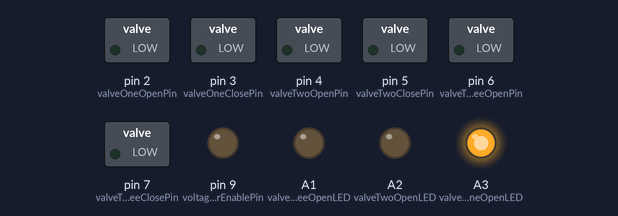
Simulated run of this sketch. Board: Arduino Uno, built with avr-gcc and run on an emulated ATmega328P. On the bench: switched loads named in the sketch (green lamp = pin HIGH), output pins drawn as LEDs (lit = HIGH).

Above: at 0.3 s.
At 10.8 s:
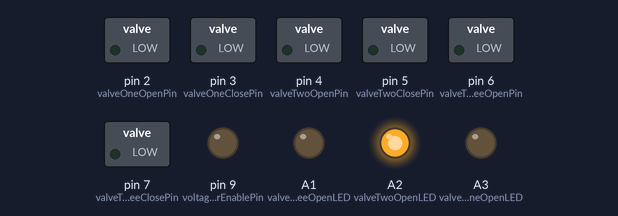
At 21.3 s:
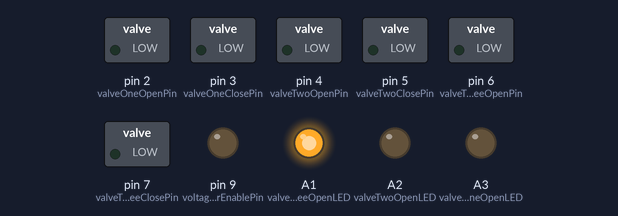
At 37.0 s:
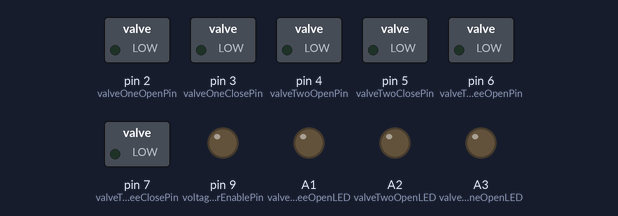
Timing chart, 0 to 38.5 s (numbered marks = the images above):
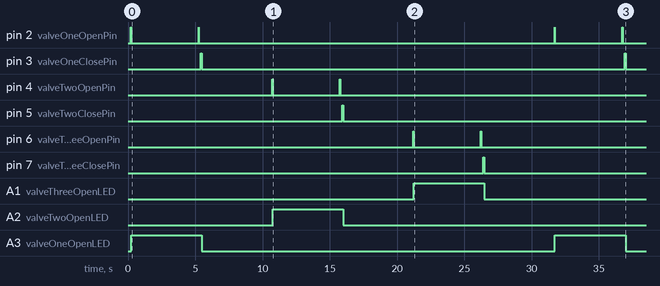

The sketch:

h20Shield_pde.pde
```cpp
// h20 Shield Board Testing Sketch
// Written By: Jay Collett
// Date: 5/2/2011
// This sketch will simply cycle through the three valve controllers turning them on, waiting 5 seconds and turning them off one at a time.

// declare our const values
const byte valveOneOpenPin = 2;
const byte valveOneClosePin = 3;
const byte valveTwoOpenPin = 4;
const byte valveTwoClosePin = 5;
const byte valveThreeOpenPin = 6;
const byte valveThreeClosePin = 7;
const byte voltageBoosterEnablePin = 9;
const byte valveOneOpenLED = A3;
const byte valveTwoOpenLED = A2;
const byte valveThreeOpenLED = A1;
const byte capChargeTimeMS = 1500;


// delcare global vars
byte valveOneOpen = 0;
byte valveTwoOpen = 0;
byte valveThreeOpen = 0;

void setup() {

  // first make sure 24V boost is disabled
  pinMode(voltageBoosterEnablePin, OUTPUT);
  digitalWrite(voltageBoosterEnablePin, HIGH); // high disables the chip, LOW/float enables it

  // set pinmodes for open/close valve pins
  pinMode(valveOneOpenPin, OUTPUT);
  pinMode(valveOneClosePin, OUTPUT);
  pinMode(valveTwoOpenPin, OUTPUT);
  pinMode(valveTwoClosePin, OUTPUT);
  pinMode(valveThreeOpenPin, OUTPUT);
  pinMode(valveThreeClosePin, OUTPUT);
  pinMode(valveOneOpenLED, OUTPUT);
  pinMode(valveTwoOpenLED, OUTPUT);
  pinMode(valveThreeOpenLED, OUTPUT);

  // turn off all trans/valve pins
  digitalWrite(valveOneOpenPin, LOW);
  digitalWrite(valveOneClosePin, LOW);
  digitalWrite(valveTwoOpenPin, LOW);
  digitalWrite(valveTwoClosePin, LOW);
  digitalWrite(valveThreeOpenPin, LOW);
  digitalWrite(valveThreeClosePin, LOW);
  digitalWrite(valveOneOpenLED, LOW);
  digitalWrite(valveTwoOpenLED, LOW);
  digitalWrite(valveThreeOpenLED, LOW);

  // turn on the boost circuit
  digitalWrite(voltageBoosterEnablePin, LOW);

  Serial.begin(9600);
}

void loop() {

  openValveOne();
  delay(5000);
  closeValveOne();

  delay(5000);

  openValveTwo();
  delay(5000);
  closeValveTwo();

  delay(5000);

  openValveThree();
  delay(5000);
  closeValveThree();

  delay(5000);

}


// helper functions
void openValveOne() {
  delay(capChargeTimeMS); // needed to ensure cap is charged enough (still playing with this value to what the min needed is)
  digitalWrite(valveOneOpenPin, HIGH);
  delay(25); // only leave the current on long enough to trigger the relay, leave it on any longer at your own RISK
  digitalWrite(valveOneOpenPin, LOW);
  analogWrite(valveOneOpenLED, 255); // turn on valve status LED
  valveOneOpen = 1;
}

void closeValveOne() {

  // to replicate the factory orbit controller, we initiate an open valve then close it quickly
  digitalWrite(valveOneOpenPin, HIGH);
  delay(25); // only leave the current on long enough to trigger the relay, leave it on any longer at your own RISK
  digitalWrite(valveOneOpenPin, LOW);
  delay(150);

  digitalWrite(valveOneClosePin, HIGH);
  delay(75); // only leave the current on long enough to trigger the relay, leave it on any longer at your own RISK
  digitalWrite(valveOneClosePin, LOW);
  analogWrite(valveOneOpenLED, 0); // turn off valve status LED
  valveOneOpen = 0;
}

void openValveTwo() {
  delay(capChargeTimeMS); // needed to ensure cap is charged enough (still playing with this value to what the min needed is)
  digitalWrite(valveTwoOpenPin, HIGH);
  delay(25); // only leave the current on long enough to trigger the relay, leave it on any longer at your own RISK
  digitalWrite(valveTwoOpenPin, LOW);
  analogWrite(valveTwoOpenLED, 255); // turn on valve status LED
  valveTwoOpen = 1;
}

void closeValveTwo() {

  // to replicate the factory orbit controller, we initiate an open valve then close it quickly
  digitalWrite(valveTwoOpenPin, HIGH);
  delay(25); // only leave the current on long enough to trigger the relay, leave it on any longer at your own RISK
  digitalWrite(valveTwoOpenPin, LOW);
  delay(150);

  digitalWrite(valveTwoClosePin, HIGH);
  delay(75); // only leave the current on long enough to trigger the relay, leave it on any longer at your own RISK
  digitalWrite(valveTwoClosePin, LOW);
  analogWrite(valveTwoOpenLED, 0); // turn off valve status LED
  valveTwoOpen = 0;
}

void openValveThree() {
  delay(capChargeTimeMS); // needed to ensure cap is charged enough (still playing with this value to what the min needed is)
  digitalWrite(valveThreeOpenPin, HIGH);
  delay(25); // only leave the current on long enough to trigger the relay, leave it on any longer at your own RISK
  digitalWrite(valveThreeOpenPin, LOW);
  analogWrite(valveThreeOpenLED, 255); // turn on valve status LED
  valveThreeOpen = 1;
}

void closeValveThree() {

  // to replicate the factory orbit controller, we initiate an open valve then close it quickly
  digitalWrite(valveThreeOpenPin, HIGH);
  delay(25); // only leave the current on long enough to trigger the relay, leave it on any longer at your own RISK
  digitalWrite(valveThreeOpenPin, LOW);
  delay(150);

  digitalWrite(valveThreeClosePin, HIGH);
  delay(75); // only leave the current on long enough to trigger the relay, leave it on any longer at your own RISK
  digitalWrite(valveThreeClosePin, LOW);
  analogWrite(valveThreeOpenLED, 0); // turn off valve status LED
  valveThreeOpen = 0;
}
```

Measured:
- by itself, pin 3 (valveOneClosePin): alternates HIGH for 0.08 s and LOW for 31.4 s
- by itself, pin 5 (valveTwoClosePin): LOW → HIGH at 15.9 s, → LOW 0.08 s later
- by itself, pin 7 (valveThreeClosePin): LOW → HIGH at 26.4 s, → LOW 0.08 s later
- by itself, A1 (valveThreeOpenLED): LOW → HIGH at 21.2 s, → LOW 5.3 s later
- by itself, A2 (valveTwoOpenLED): LOW → HIGH at 10.7 s, → LOW 5.3 s later
- by itself, A3 (valveOneOpenLED): alternates HIGH for 5.3 s and LOW for 26.2 s
